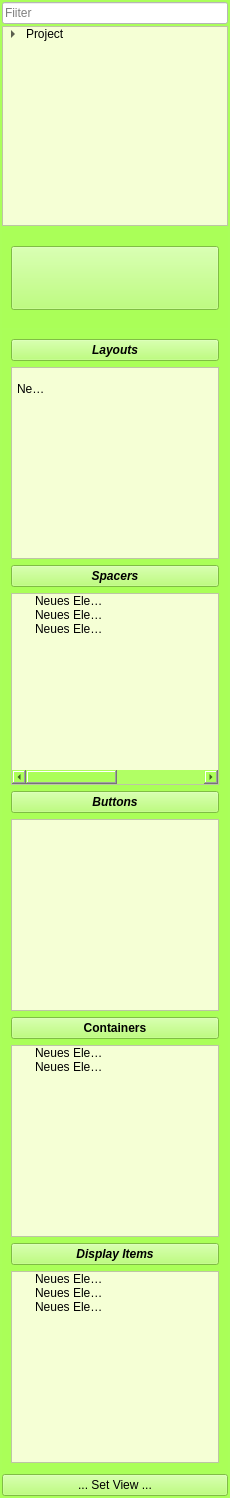
                <widget class="QWidget" name="widget_9" native="true">
                 <property name="minimumSize">
                  <size>
                   <width>230</width>
                   <height>0</height>
                  </size>
                 </property>
                 <property name="maximumSize">
                  <size>
                   <width>200</width>
                   <height>16777215</height>
                  </size>
                 </property>
                 <property name="styleSheet">
                  <string notr="true">background-color: rgba(170, 255, 88, 231);</string>
                 </property>
                 <layout class="QVBoxLayout" name="verticalLayout_11">
                  <property name="spacing">
                   <number>2</number>
                  </property>
                  <property name="leftMargin">
                   <number>2</number>
                  </property>
                  <property name="topMargin">
                   <number>2</number>
                  </property>
                  <property name="rightMargin">
                   <number>2</number>
                  </property>
                  <property name="bottomMargin">
                   <number>2</number>
                  </property>
                  <item>
                   <layout class="QVBoxLayout" name="compLayout">
                    <item>
                     <widget class="QLineEdit" name="lineEdit_2">
                      <property name="sizePolicy">
                       <sizepolicy hsizetype="Preferred" vsizetype="Fixed">
                        <horstretch>0</horstretch>
                        <verstretch>0</verstretch>
                       </sizepolicy>
                      </property>
                      <property name="styleSheet">
                       <string notr="true">color: rgb(0, 0, 0);
background-color: rgb(255, 255, 255);
border-color: rgb(0, 0, 0);</string>
                      </property>
                      <property name="placeholderText">
                       <string>Fiiter</string>
                      </property>
                     </widget>
                    </item>
                    <item>
                     <widget class="QTreeWidget" name="treeWidget">
                      <property name="sizePolicy">
                       <sizepolicy hsizetype="Preferred" vsizetype="Preferred">
                        <horstretch>0</horstretch>
                        <verstretch>0</verstretch>
                       </sizepolicy>
                      </property>
                      <property name="minimumSize">
                       <size>
                        <width>0</width>
                        <height>200</height>
                       </size>
                      </property>
                      <property name="styleSheet">
                       <string notr="true">background-color: rgb(245, 255, 213);</string>
                      </property>
                      <attribute name="headerVisible">
                       <bool>false</bool>
                      </attribute>
                      <column>
                       <property name="text">
                        <string>1</string>
                       </property>
                      </column>
                      <item>
                       <property name="text">
                        <string>Project</string>
                       </property>
                       <item>
                        <property name="text">
                         <string>Headers</string>
                        </property>
                       </item>
                       <item>
                        <property name="text">
                         <string>Sources</string>
                        </property>
                       </item>
                      </item>
                     </widget>
                    </item>
                    <item>
                     <layout class="QVBoxLayout" name="verticalLayout_10">
                      <item>
                       <widget class="QWidget" name="widget_10" native="true">
                        <property name="minimumSize">
                         <size>
                          <width>0</width>
                          <height>100</height>
                         </size>
                        </property>
                        <layout class="QVBoxLayout" name="verticalLayout_25">
                         <item>
                          <widget class="QPushButton" name="pushButton_7">
                           <property name="enabled">
                            <bool>true</bool>
                           </property>
                           <property name="sizePolicy">
                            <sizepolicy hsizetype="Expanding" vsizetype="Expanding">
                             <horstretch>0</horstretch>
                             <verstretch>0</verstretch>
                            </sizepolicy>
                           </property>
                           <property name="maximumSize">
                            <size>
                             <width>16777215</width>
                             <height>64</height>
                            </size>
                           </property>
                           <property name="text">
                            <string/>
                           </property>
                           <property name="icon">
                            <iconset>
                             <normalon>:/images/btn_donateCC_LG.png</normalon>
                            </iconset>
                           </property>
                           <property name="iconSize">
                            <size>
                             <width>256</width>
                             <height>128</height>
                            </size>
                           </property>
                          </widget>
                         </item>
                        </layout>
                       </widget>
                      </item>
                     </layout>
                    </item>
                    <item>
                     <widget class="QWidget" name="componentsWindow" native="true">
                      <property name="minimumSize">
                       <size>
                        <width>200</width>
                        <height>0</height>
                       </size>
                      </property>
                      <property name="maximumSize">
                       <size>
                        <width>280</width>
                        <height>16777215</height>
                       </size>
                      </property>
                      <layout class="QVBoxLayout" name="verticalLayout_17">
                       <item>
                        <layout class="QVBoxLayout" name="verticalLayout_16">
                         <item>
                          <widget class="QPushButton" name="pushButton_2">
                           <property name="font">
                            <font>
                             <weight>75</weight>
                             <italic>true</italic>
                             <bold>true</bold>
                            </font>
                           </property>
                           <property name="text">
                            <string>Layouts</string>
                           </property>
                          </widget>
                         </item>
                         <item>
                          <widget class="DragDropListWidget" name="LayoutView">
                           <property name="styleSheet">
                            <string notr="true">background-color: rgb(245, 255, 213);
selection-background-color: rgb(245, 255, 213);</string>
                           </property>
                           <property name="showDropIndicator" stdset="0">
                            <bool>false</bool>
                           </property>
                           <property name="dragEnabled">
                            <bool>true</bool>
                           </property>
                           <property name="dragDropMode">
                            <enum>QAbstractItemView::DragOnly</enum>
                           </property>
                           <property name="defaultDropAction">
                            <enum>Qt::TargetMoveAction</enum>
                           </property>
                           <property name="alternatingRowColors">
                            <bool>false</bool>
                           </property>
                           <property name="selectionMode">
                            <enum>QAbstractItemView::ExtendedSelection</enum>
                           </property>
                           <property name="selectionBehavior">
                            <enum>QAbstractItemView::SelectItems</enum>
                           </property>
                           <property name="iconSize">
                            <size>
                             <width>30</width>
                             <height>30</height>
                            </size>
                           </property>
                           <property name="verticalScrollMode">
                            <enum>QAbstractItemView::ScrollPerPixel</enum>
                           </property>
                           <property name="horizontalScrollMode">
                            <enum>QAbstractItemView::ScrollPerPixel</enum>
                           </property>
                           <property name="indentation">
                            <number>2</number>
                           </property>
                           <property name="rootIsDecorated">
                            <bool>true</bool>
                           </property>
                           <property name="itemsExpandable">
                            <bool>true</bool>
                           </property>
                           <property name="headerHidden">
                            <bool>true</bool>
                           </property>
                           <property name="expandsOnDoubleClick">
                            <bool>false</bool>
                           </property>
                           <property name="columnCount">
                            <number>3</number>
                           </property>
                           <attribute name="headerVisible">
                            <bool>false</bool>
                           </attribute>
                           <attribute name="headerDefaultSectionSize">
                            <number>36</number>
                           </attribute>
                           <attribute name="headerMinimumSectionSize">
                            <number>40</number>
                           </attribute>
                           <attribute name="headerStretchLastSection">
                            <bool>false</bool>
                           </attribute>
                           <column>
                            <property name="text">
                             <string>1</string>
                            </property>
                           </column>
                           <column>
                            <property name="text">
                             <string>2</string>
                            </property>
                           </column>
                           <column>
                            <property name="text">
                             <string>3</string>
                            </property>
                           </column>
                           <item>
                            <property name="text">
                             <string/>
                            </property>
                            <property name="toolTip">
                             <string>Vertical Layout</string>
                            </property>
                            <property name="icon">
                             <iconset>
                              <activeon>:/images/vlay.png</activeon>
                             </iconset>
                            </property>
                            <property name="text">
                             <string notr="true"/>
                            </property>
                            <property name="toolTip">
                             <string>Horizontal Layout</string>
                            </property>
                            <property name="icon">
                             <iconset>
                              <normalon>:/images/hlay.png</normalon>
                             </iconset>
                            </property>
                            <property name="text">
                             <string/>
                            </property>
                            <property name="toolTip">
                             <string>aaa</string>
                            </property>
                            <property name="flags">
                             <set>ItemIsSelectable|ItemIsDragEnabled|ItemIsEnabled</set>
                            </property>
                           </item>
                           <item>
                            <property name="text">
                             <string>Neues Element</string>
                            </property>
                            <property name="text">
                             <string/>
                            </property>
                            <property name="text">
                             <string/>
                            </property>
                           </item>
                          </widget>
                         </item>
                         <item>
                          <widget class="QPushButton" name="pushButton_3">
                           <property name="font">
                            <font>
                             <weight>75</weight>
                             <italic>true</italic>
                             <bold>true</bold>
                            </font>
                           </property>
                           <property name="text">
                            <string>Spacers</string>
                           </property>
                          </widget>
                         </item>
                         <item>
                          <widget class="DragDropListWidget" name="SpacerView">
                           <property name="styleSheet">
                            <string notr="true">background-color: rgb(245, 255, 213);</string>
                           </property>
                           <attribute name="headerVisible">
                            <bool>false</bool>
                           </attribute>
                           <column>
                            <property name="text">
                             <string notr="true">1</string>
                            </property>
                           </column>
                           <column>
                            <property name="text">
                             <string>Neue Spalte</string>
                            </property>
                           </column>
                           <column>
                            <property name="text">
                             <string>Neue Spalte</string>
                            </property>
                           </column>
                           <column>
                            <property name="text">
                             <string>Neue Spalte</string>
                            </property>
                           </column>
                           <item>
                            <property name="text">
                             <string>Neues Element</string>
                            </property>
                           </item>
                           <item>
                            <property name="text">
                             <string>Neues Element</string>
                            </property>
                           </item>
                           <item>
                            <property name="text">
                             <string>Neues Element</string>
                            </property>
                           </item>
                          </widget>
                         </item>
                         <item>
                          <widget class="QPushButton" name="pushButton_4">
                           <property name="font">
                            <font>
                             <weight>75</weight>
                             <italic>true</italic>
                             <bold>true</bold>
                            </font>
                           </property>
                           <property name="text">
                            <string>Buttons</string>
                           </property>
                          </widget>
                         </item>
                         <item>
                          <widget class="DragDropListWidget" name="ButtonView">
                           <property name="styleSheet">
                            <string notr="true">background-color: rgb(245, 255, 213);</string>
                           </property>
                           <property name="dragEnabled">
                            <bool>true</bool>
                           </property>
                           <property name="dragDropMode">
                            <enum>QAbstractItemView::DragOnly</enum>
                           </property>
                           <property name="defaultDropAction">
                            <enum>Qt::TargetMoveAction</enum>
                           </property>
                           <property name="iconSize">
                            <size>
                             <width>28</width>
                             <height>28</height>
                            </size>
                           </property>
                           <property name="verticalScrollMode">
                            <enum>QAbstractItemView::ScrollPerPixel</enum>
                           </property>
                           <property name="indentation">
                            <number>2</number>
                           </property>
                           <property name="rootIsDecorated">
                            <bool>false</bool>
                           </property>
                           <property name="uniformRowHeights">
                            <bool>false</bool>
                           </property>
                           <attribute name="headerVisible">
                            <bool>false</bool>
                           </attribute>
                           <column>
                            <property name="text">
                             <string>1</string>
                            </property>
                           </column>
                           <item>
                            <property name="text">
                             <string/>
                            </property>
                            <property name="toolTip">
                             <string>RadioButton</string>
                            </property>
                            <property name="font">
                             <font>
                              <pointsize>22</pointsize>
                             </font>
                            </property>
                            <property name="icon">
                             <iconset>
                              <normalon>:/images/radiobutton-icon-12585.png</normalon>
                             </iconset>
                            </property>
                           </item>
                          </widget>
                         </item>
                         <item>
                          <widget class="QPushButton" name="pushButton_5">
                           <property name="font">
                            <font>
                             <weight>75</weight>
                             <bold>true</bold>
                            </font>
                           </property>
                           <property name="text">
                            <string>Containers</string>
                           </property>
                          </widget>
                         </item>
                         <item>
                          <widget class="DragDropListWidget" name="ContainerView">
                           <property name="styleSheet">
                            <string notr="true">background-color: rgb(245, 255, 213);</string>
                           </property>
                           <attribute name="headerVisible">
                            <bool>false</bool>
                           </attribute>
                           <attribute name="headerStretchLastSection">
                            <bool>false</bool>
                           </attribute>
                           <column>
                            <property name="text">
                             <string>Neue Spalte</string>
                            </property>
                           </column>
                           <column>
                            <property name="text">
                             <string>Neue Spalte</string>
                            </property>
                           </column>
                           <item>
                            <property name="text">
                             <string>Neues Element</string>
                            </property>
                           </item>
                           <item>
                            <property name="text">
                             <string>Neues Element</string>
                            </property>
                           </item>
                          </widget>
                         </item>
                         <item>
                          <widget class="QPushButton" name="pushButton_6">
                           <property name="font">
                            <font>
                             <weight>75</weight>
                             <italic>true</italic>
                             <bold>true</bold>
                            </font>
                           </property>
                           <property name="text">
                            <string>Display Items</string>
                           </property>
                          </widget>
                         </item>
                         <item>
                          <widget class="DragDropListWidget" name="ItemsView">
                           <property name="styleSheet">
                            <string notr="true">background-color: rgb(245, 255, 213);</string>
                           </property>
                           <attribute name="headerVisible">
                            <bool>false</bool>
                           </attribute>
                           <attribute name="headerStretchLastSection">
                            <bool>false</bool>
                           </attribute>
                           <column>
                            <property name="text">
                             <string>Neue Spalte</string>
                            </property>
                           </column>
                           <column>
                            <property name="text">
                             <string>Neue Spalte</string>
                            </property>
                           </column>
                           <item>
                            <property name="text">
                             <string>Neues Element</string>
                            </property>
                           </item>
                           <item>
                            <property name="text">
                             <string>Neues Element</string>
                            </property>
                           </item>
                           <item>
                            <property name="text">
                             <string>Neues Element</string>
                            </property>
                           </item>
                          </widget>
                         </item>
                        </layout>
                       </item>
                      </layout>
                     </widget>
                    </item>
                    <item>
                     <widget class="QPushButton" name="pushButton">
                      <property name="text">
                       <string>... Set View ...</string>
                      </property>
                     </widget>
                    </item>
                   </layout>
                  </item>
                 </layout>
                </widget>
